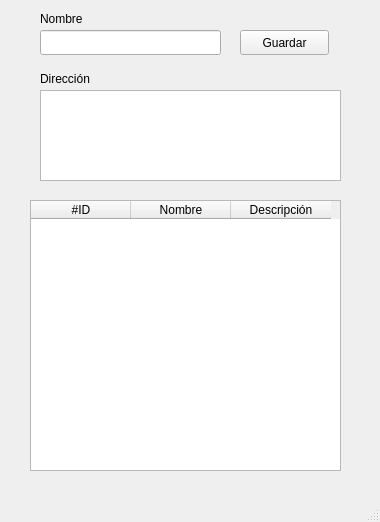
<?xml version="1.0" encoding="UTF-8"?>
<ui version="4.0">
 <class>w_persona</class>
 <widget class="QMainWindow" name="w_persona">
  <property name="windowModality">
   <enum>Qt::WindowModal</enum>
  </property>
  <property name="enabled">
   <bool>true</bool>
  </property>
  <property name="geometry">
   <rect>
    <x>0</x>
    <y>0</y>
    <width>380</width>
    <height>522</height>
   </rect>
  </property>
  <property name="windowTitle">
   <string>Marcas</string>
  </property>
  <property name="unifiedTitleAndToolBarOnMac">
   <bool>false</bool>
  </property>
  <widget class="QWidget" name="centralwidget">
   <widget class="QTableWidget" name="persona_tabla">
    <property name="geometry">
     <rect>
      <x>30</x>
      <y>200</y>
      <width>311</width>
      <height>271</height>
     </rect>
    </property>
    <column>
     <property name="text">
      <string>#ID</string>
     </property>
    </column>
    <column>
     <property name="text">
      <string>Nombre</string>
     </property>
    </column>
    <column>
     <property name="text">
      <string>Descripción</string>
     </property>
    </column>
   </widget>
   <widget class="QPushButton" name="pushButton">
    <property name="geometry">
     <rect>
      <x>240</x>
      <y>30</y>
      <width>89</width>
      <height>25</height>
     </rect>
    </property>
    <property name="autoFillBackground">
     <bool>false</bool>
    </property>
    <property name="text">
     <string>Guardar</string>
    </property>
   </widget>
   <widget class="QLineEdit" name="lineEdit">
    <property name="geometry">
     <rect>
      <x>40</x>
      <y>30</y>
      <width>181</width>
      <height>25</height>
     </rect>
    </property>
   </widget>
   <widget class="QLabel" name="label">
    <property name="geometry">
     <rect>
      <x>40</x>
      <y>10</y>
      <width>181</width>
      <height>17</height>
     </rect>
    </property>
    <property name="text">
     <string>Nombre</string>
    </property>
   </widget>
   <widget class="QLabel" name="label_5">
    <property name="geometry">
     <rect>
      <x>40</x>
      <y>70</y>
      <width>181</width>
      <height>17</height>
     </rect>
    </property>
    <property name="text">
     <string>Dirección</string>
    </property>
   </widget>
   <widget class="QTextEdit" name="textEdit">
    <property name="geometry">
     <rect>
      <x>40</x>
      <y>90</y>
      <width>301</width>
      <height>91</height>
     </rect>
    </property>
   </widget>
  </widget>
  <widget class="QStatusBar" name="statusbar"/>
 </widget>
 <resources/>
 <connections/>
</ui>
